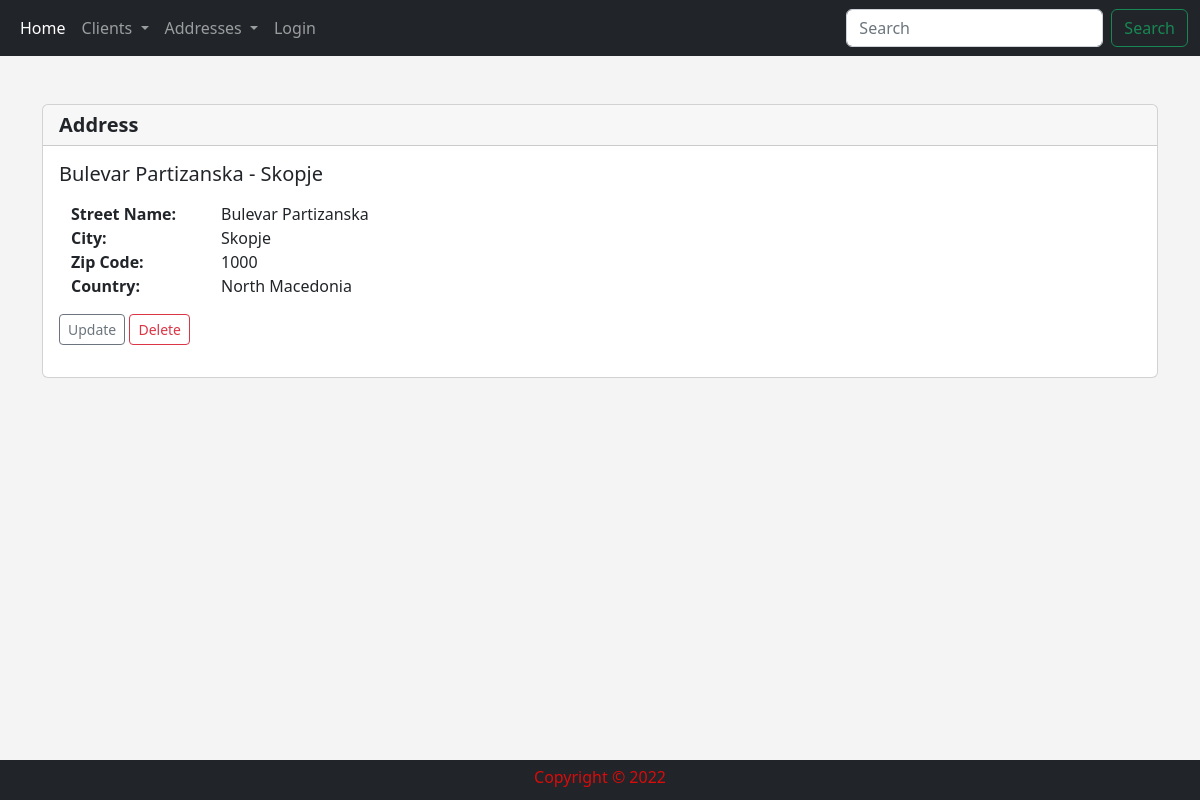
The app's page /show_address/1 with its own data.
### addresses/models.py (models this page shows, shortened)
class Address(models.Model):
    street_name = models.CharField('Street Name', max_length=100)
    city = models.CharField('City', max_length=50)
    zip_code = models.CharField('Zip Code', max_length=15)
    country = models.CharField('Country', max_length=50)

### addresses/views.py (the view)
# urls.py: path('show_address/<address_id>', views.show_address, name='show_address'),
def show_address(request, address_id):
    address = Address.objects.get(pk=address_id)
    return render(request, 'addresses/show_address.html', {
        "address": address,
    })

### addresses/templates/addresses/show_address.html
{% extends 'addresses/base.html' %}
{% block content %}
    <br/>
    <div class="card">
      <h5 class="card-header"><strong>Address</strong></h5>
      <div class="card-body">
        <h5 class="card-title">{{ address.street_name }} - {{ address.city }}</h5>
        <p class="card-text">
            <div class="container text-left">
              <div class="row">
                  <ul style="list-style: none;">
                    <li><label class="label"><strong>Street Name:</strong></label>{{ address.street_name }}</li>
                    <li><label class="label"><strong>City:</strong></label>{{ address.city }}</li>
                    <li><label class="label"><strong>Zip Code:</strong></label>{{ address.zip_code }}</li>
                    <li><label class="label"><strong>Country:</strong></label>{{ address.country }}</li>
                </ul>
              </div>
            </div>
            <a href="{% url 'update_address' address.id %}" class="btn btn-outline-secondary btn-sm">Update</a>
            <a href="{% url 'delete_address' address.id %}" class="btn btn-outline-danger btn-sm">Delete</a>
            <br/>
        </p>
      </div>
    </div>
{% endblock %}

### addresses/static/addresses/main.css (style rules this page uses)
body { background: #f4f4f4 }
.label { display: inline-block; width: 150px; text-align: left; }

### records on screen
Address: street_name "Bulevar Partizanska", city "Skopje", zip_code "1000", country "North Macedonia"
